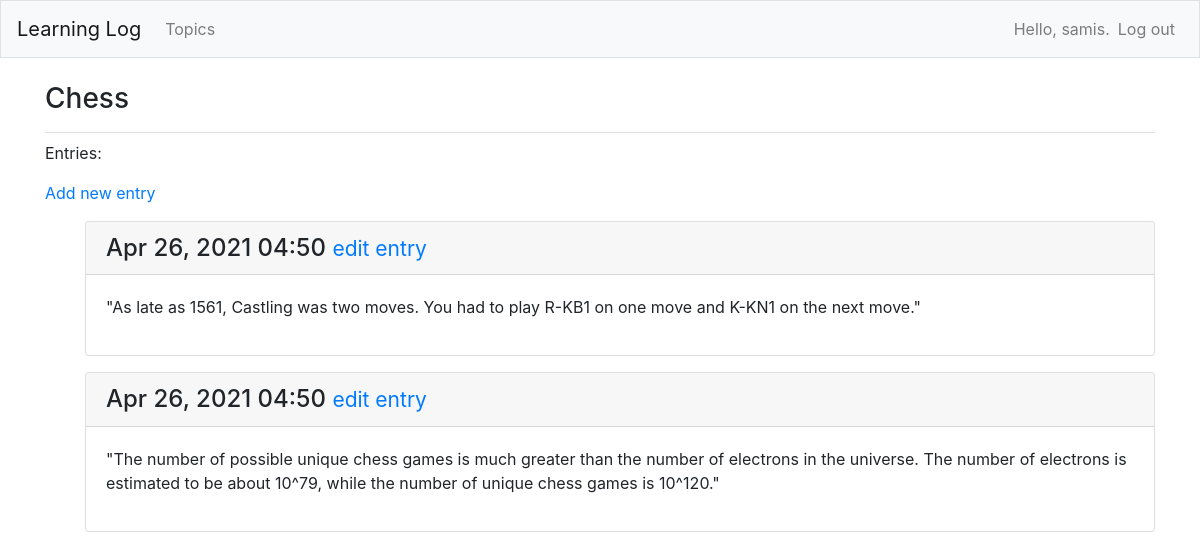
The page /topics/1/ (signed in) on the database its author committed.
### learning_logs/models.py (models this page shows, shortened)
class Topic(models.Model):
    text = models.CharField(max_length=200)
    date_added = models.DateTimeField(auto_now_add=True)
    owner = models.ForeignKey(User, on_delete=models.CASCADE)
    def __str__(self):
        return self.text

class Entry(models.Model):
    topic = models.ForeignKey(Topic, on_delete=models.CASCADE)
    text = models.TextField()
    date_added = models.DateTimeField(auto_now_add=True)
    class Meta:
        verbose_name_plural = 'entries'

### learning_logs/views.py (the view)
# urls.py: path('topics/<int:topic_id>/', views.topic, name='topic'),
@login_required
def topic(request, topic_id):
    topic = get_object_or_404(Topic, id=topic_id)
    if topic.owner != request.user:
        raise Http404
    entries = topic.entry_set.order_by('-date_added')
    context = {'topic': topic, 'entries': entries}
    return render(request, 'learning_logs/topic.html', context)

### learning_logs/templates/learning_logs/topic.html
{% extends 'learning_logs/base.html' %}
{% block page_header %}
    <h3>{{ topic }}</h3>
{% endblock page_header %}
{% block content %}
<p>Entries:</p>
<p>
    <a href="{% url 'learning_logs:new_entry' topic.id %}">Add new entry</a>
</p>
<ul>
{% for entry in entries %}
    <div class="card mb-3">
        <h4 class="card-header">
            {{ entry.date_added|date:'M d, Y H:i' }}
            <small><a href="{% url 'learning_logs:edit_entry' entry.id %}">
                edit entry</a></small>
        </h4>
        <div class="card-body">
            {{ entry.text|linebreaks }}
        </div>
    </div>
{% empty %}
    <p>There are no entries for this topic yet.</p>
{% endfor %}
</ul>
{% endblock content %}

### learning_logs/templates/learning_logs/base.html (shortened to what this page needs)
{% load bootstrap4 %}
<!doctype html>
<html lang="en">
<head>
    {% bootstrap_css %}
</head>
<body>
<nav class="navbar navbar-expand-md navbar-light bg-light mb-4 border">
    <a class="navbar-brand" href="{% url 'learning_logs:index'%}">
    Learning Log</a>
    <div class="collapse navbar-collapse" id="navbarCollapse">
        <ul class="navbar-nav mr-auto">
            <li class="nav-item">
                <a class="nav-link" href="{% url 'learning_logs:topics'%}">
                    Topics</a></li>
        </ul>
        <ul class="navbar-nav ml-auto">
            {% if user.is_authenticated %}
                <li class="nav-item">
                    <span class="navbar-text"}">Hello, {{ user.username }}.</span>
                </li>
                <li class="nav-item">
                    <a class="nav-link" href="{% url 'users:logout' %}">Log out</a>
                </li>
            {% else %}
                <li class="nav-item">
                    <a class="nav-link" href="{% url 'users:register' %}">Register</a>
                </li>
                <li class="nav-item">
                    <a class="nav-link" href="{% url 'users:login' %}">Log in</a></li>
            {% endif %}
        </ul>
    </div>
</nav>
<main role="main" class="container">
    <div class="pb-2 mb-2 border-bottom">
        {% block page_header %}{% endblock page_header %}
    </div>
    <div>
        {% block content %}{% endblock content %}
    </div>
</main>
</body>
</html>

### rows shown on the page
Topic: text "Chess"
Entry: date_added "Apr 26, 2021 04:50", text "\"As late as 1561, Castling was two moves. You had to play R-KB1 on one move and K-KN1 on the next move.\""
Entry: date_added "Apr 26, 2021 04:50", text "\"The number of possible unique chess games is much greater than the number of electrons in the universe. The number of electrons is estimated to be about 10^79, while the number of unique chess games is 10^120.\""

### other values the page prints
{{ user.username }} "samis"
